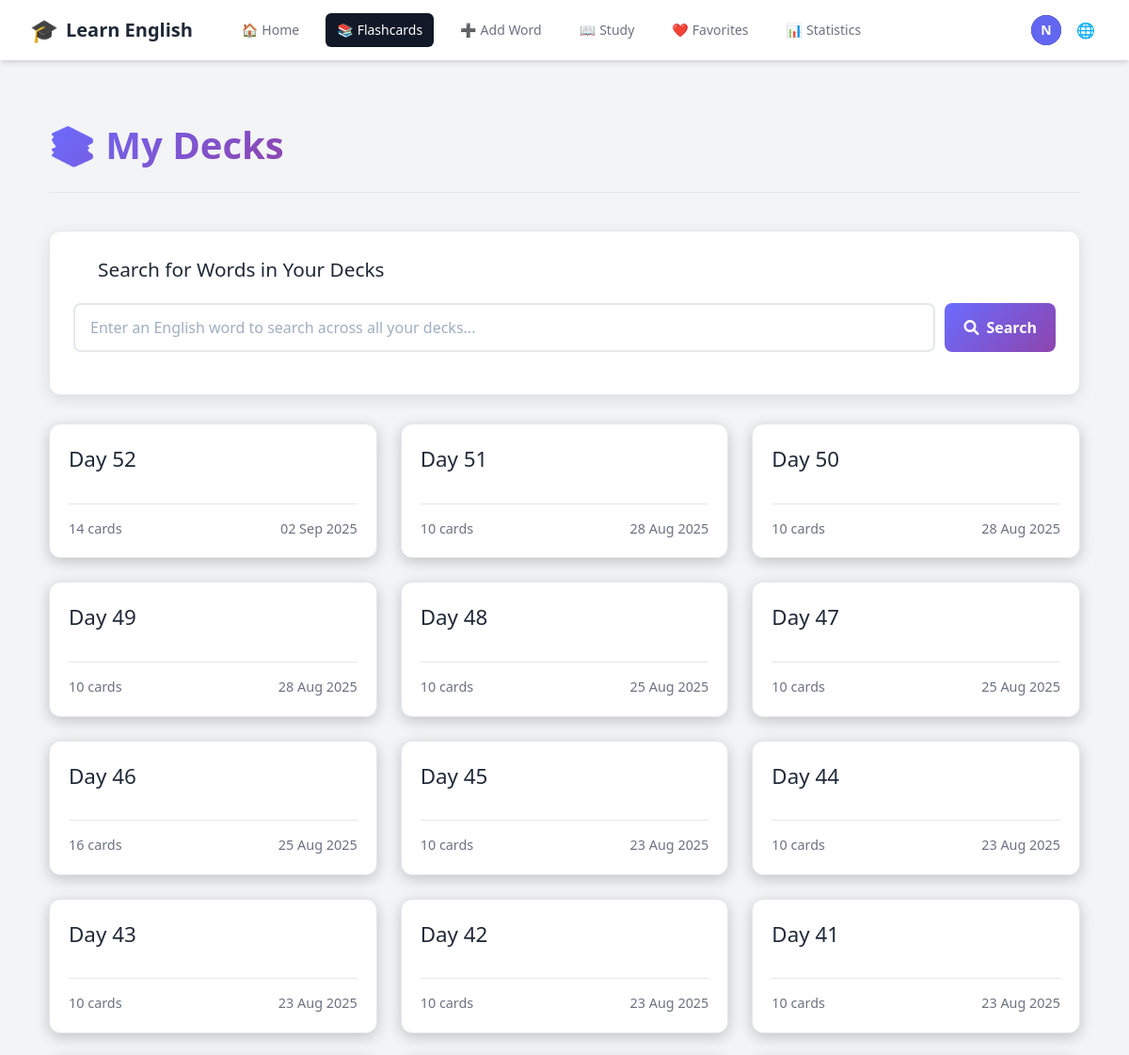
The app's page /decks/ (signed in, upper part), older data.
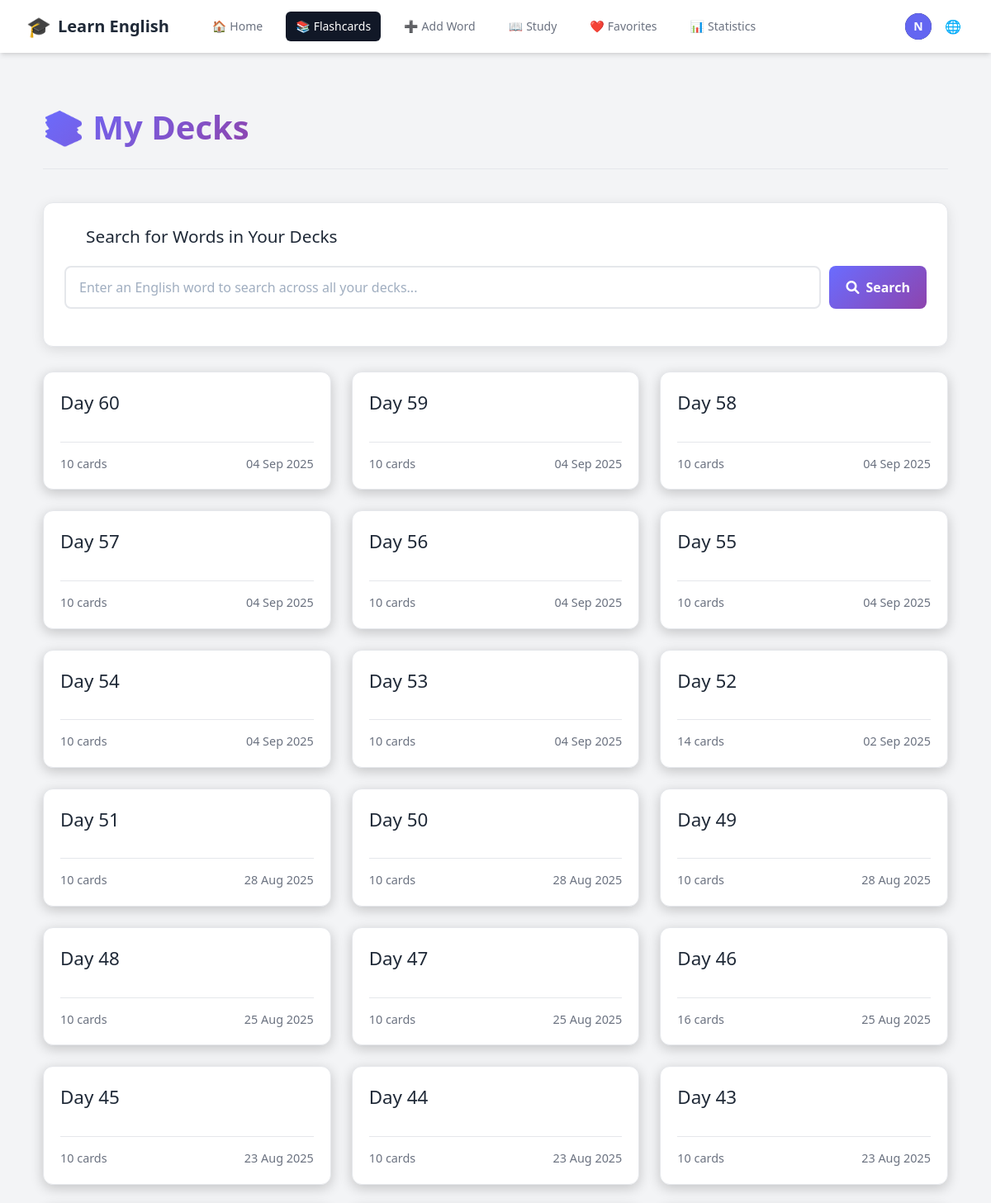
The same page, newer data.
### vocabulary/models.py (models this page shows, shortened)
class Deck(models.Model):
    user = models.ForeignKey(settings.AUTH_USER_MODEL, on_delete=models.CASCADE, related_name='decks')
    name = models.CharField(max_length=255)
    created_at = models.DateTimeField(auto_now_add=True)
    class Meta:
        ordering = ['-created_at']
        unique_together = ['user', 'name']
        indexes = [
            models.Index(fields=['user', 'created_at']),
            models.Index(fields=['user', 'name']),
        ]

### vocabulary/views.py (the view)
# urls.py: path('decks/', views.deck_list, name='deck_list'),
@login_required
def deck_list(request):
    decks = Deck.objects.filter(user=request.user).annotate(
        card_count=Count('flashcards')
    ).order_by('-created_at')
    context = {
        'decks': decks
    }
    return render(request, 'vocabulary/deck_list.html', context)

### vocabulary/context_processors.py (called while the page is built)
    def _(message):
        return str(message)

### vocabulary/templates/vocabulary/deck_list.html (shortened to what this page needs)
{% extends "base.html" %}
{% block content %}
<div class="deck-list-page">
    <div class="page-header">
        <h1>📚 {{ manual_texts.my_decks }}</h1>
    </div>
    <div class="search-section">
        <div class="search-header">
            <i class="fas fa-search"></i>
            <h3>Search for Words in Your Decks</h3>
        </div>
        <div class="search-input-container">
            <input
                type="text"
                id="wordSearchInput"
                class="search-input"
                placeholder="Enter an English word to search across all your decks..."
                autocomplete="off"
            >
            <button id="searchBtn" class="search-btn">
                <i class="fas fa-search"></i>
                Search
            </button>
        </div>
    </div>
    {% if decks %}
        <div class="deck-grid">
            {% for deck in decks %}
                <div class="deck-card-wrapper">
                    <a href="{% url 'deck_detail' deck.id %}" class="deck-card">
                        <div>
                            <h2>{{ deck.name }}</h2>
                        </div>
                        <div class="deck-info">
                            <span>{{ deck.card_count }} {{ manual_texts.cards_text }}</span>
                            <span class="created-date">{{ deck.created_at|date:"d M Y" }}</span>
                        </div>
                    </a>
                </div>
            {% endfor %}
        </div>
    {% else %}
        <div class="no-decks">
            <h2>{{ manual_texts.no_decks_yet }}</h2>
            <p>{{ manual_texts.get_started_by }} <a href="{% url 'add_flashcard' %}">{{ manual_texts.adding_flashcards }}</a>!</p>
        </div>
    {% endif %}
</div>
{% endblock %}

Row changes from the older to the newer data that the page shows:
no longer on this page (row unchanged): Deck: name "Day 42", card_count "10", cards_text "cards", created_at "23 Aug 2025"
no longer on this page (row unchanged): Deck: name "Day 41", card_count "10", cards_text "cards", created_at "23 Aug 2025"
added Deck: name "Day 60", card_count "10", cards_text "cards", created_at "04 Sep 2025"
added Deck: name "Day 59", card_count "10", cards_text "cards", created_at "04 Sep 2025"
added Deck: name "Day 58", card_count "10", cards_text "cards", created_at "04 Sep 2025"
added Deck: name "Day 57", card_count "10", cards_text "cards", created_at "04 Sep 2025"
added Deck: name "Day 56", card_count "10", cards_text "cards", created_at "04 Sep 2025"
added Deck: name "Day 55", card_count "10", cards_text "cards", created_at "04 Sep 2025"
added Deck: name "Day 54", card_count "10", cards_text "cards", created_at "04 Sep 2025"
added Deck: name "Day 53", card_count "10", cards_text "cards", created_at "04 Sep 2025"
